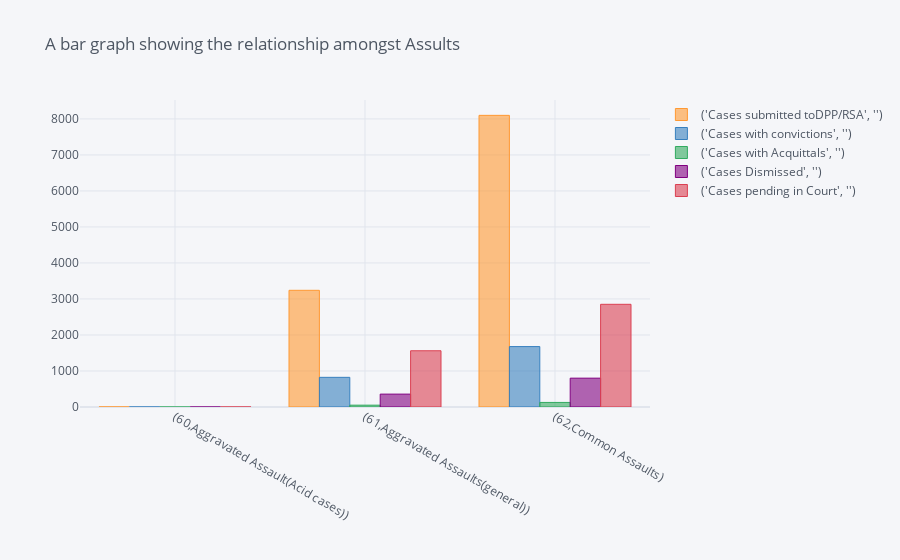

Notebook code for this chart:
### Code cell
# Plotting a bar graph for ActualOtherCrimes
Assults.iplot(kind='bar',title='A bar graph showing the relationship amongst Assults')

### Figure 1 — Plotly figure (JSON) as saved in the notebook; plotly's stock layout.template omitted (floating-point values rounded to 4 significant figures)
{"data": [{"marker": {"color": "rgba(255, 153, 51, 0.6)", "line": {"color": "rgba(255, 153, 51, 1.0)", "width": 1}}, "name": "('Cases submitted toDPP/RSA', '')", "orientation": "v", "text": "", "type": "bar", "x": ["(60,Aggravated Assault(Acid cases))", "(61,Aggravated Assaults(general))", "(62,Common Assaults)"], "y": [2, 3241, 8100]}, {"marker": {"color": "rgba(55, 128, 191, 0.6)", "line": {"color": "rgba(55, 128, 191, 1.0)", "width": 1}}, "name": "('Cases with convictions', '')", "orientation": "v", "text": "", "type": "bar", "x": ["(60,Aggravated Assault(Acid cases))", "(61,Aggravated Assaults(general))", "(62,Common Assaults)"], "y": [1, 824, 1678]}, {"marker": {"color": "rgba(50, 171, 96, 0.6)", "line": {"color": "rgba(50, 171, 96, 1.0)", "width": 1}}, "name": "('Cases with Acquittals', '')", "orientation": "v", "text": "", "type": "bar", "x": ["(60,Aggravated Assault(Acid cases))", "(61,Aggravated Assaults(general))", "(62,Common Assaults)"], "y": [0, 51, 127]}, {"marker": {"color": "rgba(128, 0, 128, 0.6)", "line": {"color": "rgba(128, 0, 128, 1.0)", "width": 1}}, "name": "('Cases Dismissed', '')", "orientation": "v", "text": "", "type": "bar", "x": ["(60,Aggravated Assault(Acid cases))", "(61,Aggravated Assaults(general))", "(62,Common Assaults)"], "y": [0, 358, 801]}, {"marker": {"color": "rgba(219, 64, 82, 0.6)", "line": {"color": "rgba(219, 64, 82, 1.0)", "width": 1}}, "name": "('Cases pending in Court', '')", "orientation": "v", "text": "", "type": "bar", "x": ["(60,Aggravated Assault(Acid cases))", "(61,Aggravated Assaults(general))", "(62,Common Assaults)"], "y": [1, 1562, 2852]}], "layout": {"legend": {"bgcolor": "#F5F6F9", "font": {"color": "#4D5663"}}, "paper_bgcolor": "#F5F6F9", "plot_bgcolor": "#F5F6F9", "title": {"font": {"color": "#4D5663"}, "text": "A bar graph showing the relationship amongst Assults"}, "xaxis": {"gridcolor": "#E1E5ED", "showgrid": true, "tickfont": {"color": "#4D5663"}, "title": {"font": {"color": "#4D5663"}, "text": ""}, "zerolinecolor": "#E1E5ED"}, "yaxis": {"gridcolor": "#E1E5ED", "showgrid": true, "tickfont": {"color": "#4D5663"}, "title": {"font": {"color": "#4D5663"}, "text": ""}, "zerolinecolor": "#E1E5ED"}}}
